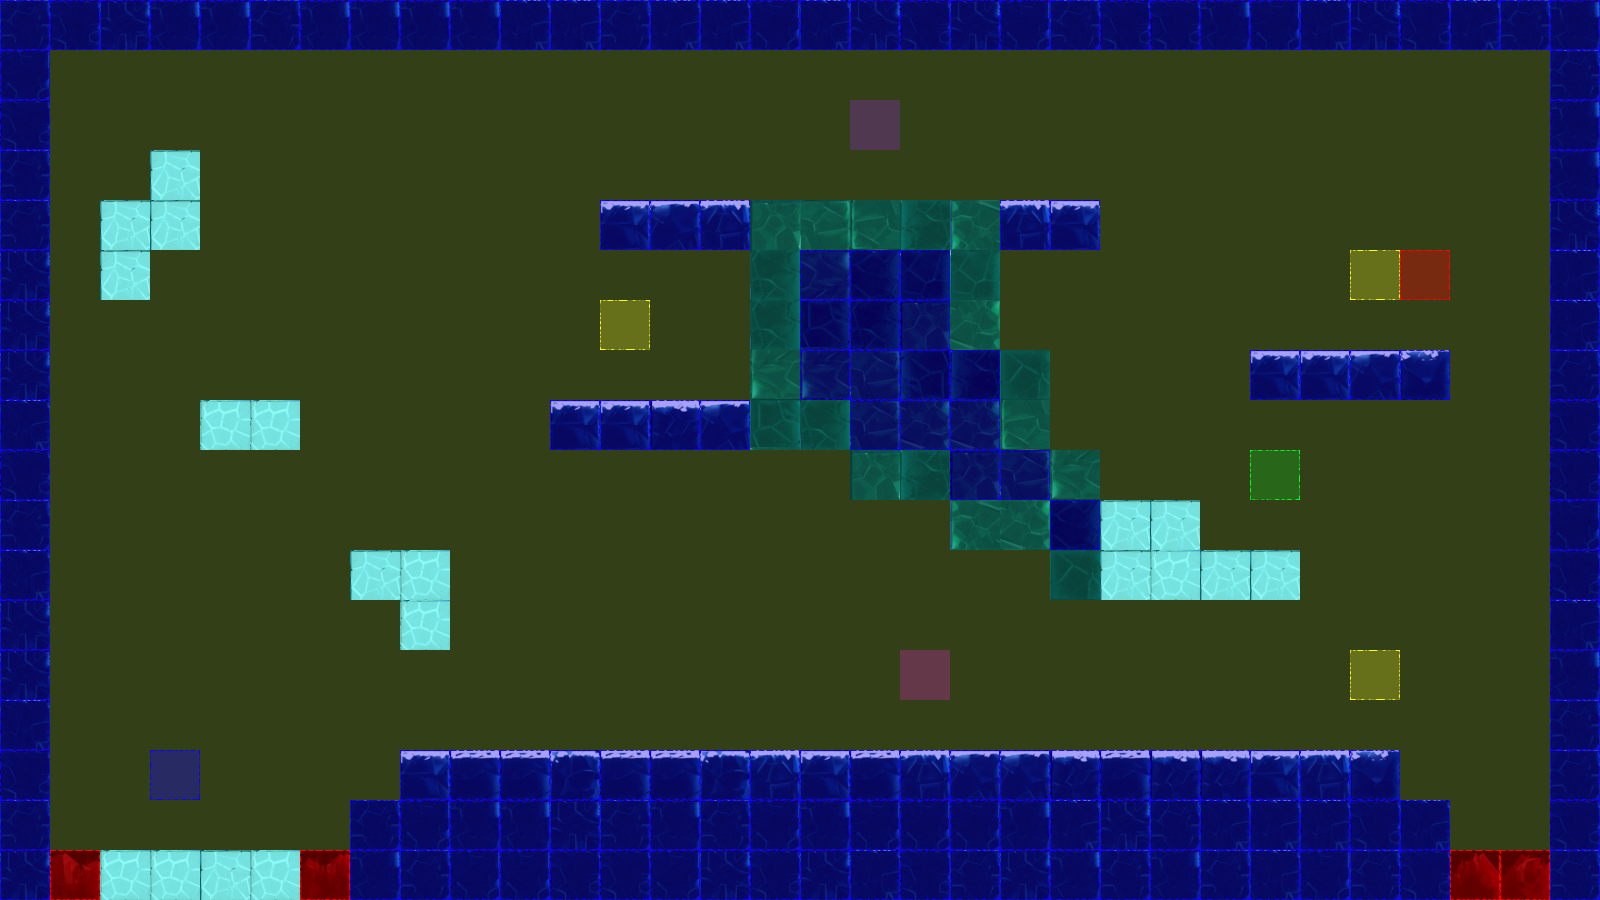

Rendered tile map (Tiled .tmx) drawn with the repository's tilesets; below, a short description and the map source with its tile grids summarised:
An orthogonal 32x18 tile map with 50x50 px tiles, 3 tile layers (terrain, collision, event), 2 tilesets.

<map version="1.0" orientation="orthogonal" renderorder="left-up" width="32" height="18" tilewidth="50" tileheight="50" nextobjectid="3">
 <tileset firstgid="1" name="frozenPlainsTile" tilewidth="50" tileheight="50" tilecount="50" columns="10">
  <image source="tiles/iceTile.png" width="500" height="251" />
 </tileset>
 <tileset firstgid="51" name="collisionTile" tilewidth="50" tileheight="50" tilecount="12" columns="3">
  <image source="tiles/collisionTile.png" width="150" height="200" />
 </tileset>
 <layer name="terrain" width="32" height="18">
  <data>[576 cells, 202 non-empty, 33 distinct tile ids]</data>
 </layer>
 <layer name="collision" width="32" height="18">
  <data>[576 cells, 576 non-empty, 4 distinct tile ids]</data>
 </layer>
 <layer name="event" width="32" height="18">
  <data>[576 cells, 8 non-empty, 6 distinct tile ids]</data>
 </layer>
</map>
